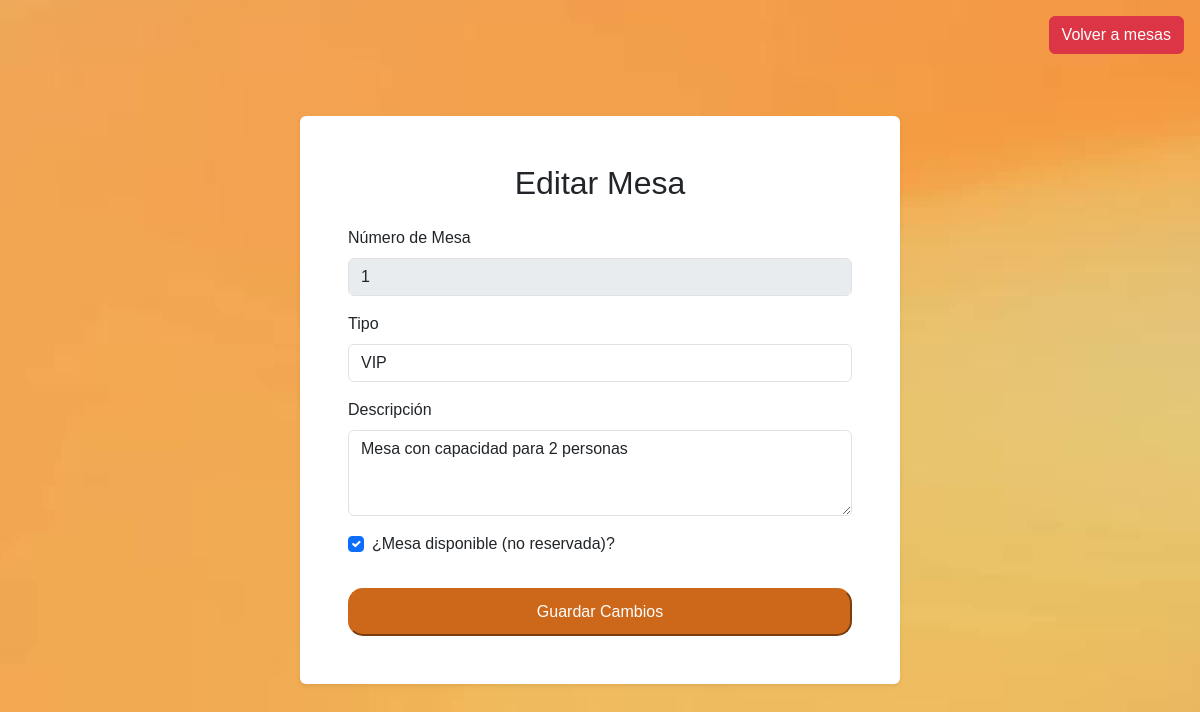
Screenshot of /mesas/editar/1/ (signed in) with the database file from the repository.
### myapp/models.py (models this page shows)
class Mesa(models.Model):
    idMesa = models.AutoField(primary_key=True)
    tipo = models.CharField(max_length=200, blank=True, null=True)  # Nueva descripción
    numero = models.IntegerField(null=True, blank=True)
    descripcion = models.CharField(max_length=200, blank=True, null=True)  # Nueva descripción
    visible = models.BooleanField(default=True)  # Nuevo campo
    disponible = models.BooleanField(default=True)  # Nuevo campo

### myapp/views/viewsMesa.py (the view)
# urls.py: path('mesas/editar/<int:producto_id>/', viewsMesa.editar_mesa, name='editar_mesa'),
@login_required
def editar_mesa(request, producto_id):
    mesa = get_object_or_404(Mesa, pk=producto_id)
    if request.method == 'POST':
        mesa.tipo = request.POST.get('tipo')
        mesa.descripcion = request.POST.get('descripcion')
        mesa.disponible = 'disponible' in request.POST
        mesa.save()
        return redirect('mesas')
    return render(request, 'editar_mesa.html', {'mesa': mesa})

### myapp/templates/editar_mesa.html (shortened to what this page needs)
{% load static %}
<!DOCTYPE html>
<html lang="es">
<head>
    <link href="https://cdn.jsdelivr.net/npm/bootstrap@5.3.3/dist/css/bootstrap.min.css" rel="stylesheet">
    <link rel="stylesheet" type="text/css" href="{% static 'css/editarProducto.css' %}">
</head>
<body class="bg-primary d-flex align-items-center justify-content-center vh-100">
    <div class="volver-btn position-absolute top-0 end-0 m-3">
        <a href="{% url 'mesas' %}" class="btn btn-danger">
             Volver a mesas
        </a>
    </div>
    <article class="bg-white p-4 p-md-5 rounded shadow-sm w-100" style="max-width: 600px;">
        <h2 class="text-center mb-4">Editar Mesa</h2>
        <form method="POST">
            <div class="mb-3">
                <label for="numero" class="form-label">Número de Mesa</label>
                <input type="number" class="form-control" id="numero" value="{{ mesa.numero }}" disabled>
            </div>
            <div class="mb-3">
              <label for="tipo" class="form-label">Tipo</label>
             <select class="form-control" name="tipo" id="tipo" required>
              <option value="VIP" {% if mesa.tipo == "VIP" %}selected{% endif %}>VIP</option>
            </select>
            </div>
            <div class="mb-3">
                <label for="descripcion" class="form-label">Descripción</label>
                <textarea class="form-control" name="descripcion" id="descripcion" rows="3">{{ mesa.descripcion }}</textarea>
            </div>
            <div class="form-check mb-3">
                <input type="checkbox" class="form-check-input" name="disponible" id="disponible" {% if mesa.disponible %}checked{% endif %}>
                <label class="form-check-label" for="disponible">¿Mesa disponible (no reservada)?</label>
            </div>
            <button type="submit" class="btn-primary w-100 mt-3">Guardar Cambios</button>
        </form>
    </article>
</body>
</html>

### myapp/static/css/editarProducto.css (style rules this page uses)
body { font-family: sans-serif; background-image: url('../img/Fondo2.jpg'); background-size: cover; background-position: center center; }
.btn-primary { color: white; background-color: #cd681b; border-color: #cd681b; padding: 10px 18px; border-radius: 15px; font-size: 1rem; }

### rows the page displays
Mesa: numero "1", tipo "VIP", descripcion "Mesa con capacidad para 2 personas", disponible "☑"
